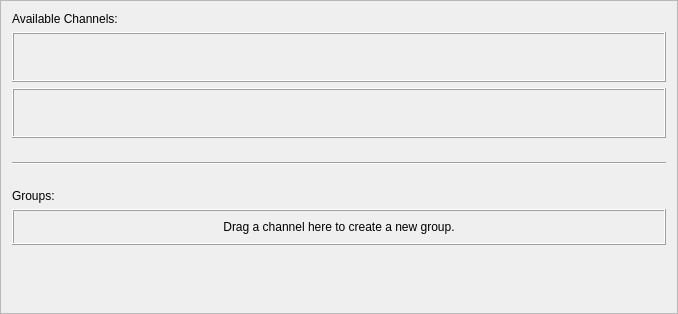
<?xml version="1.0" encoding="UTF-8"?>
<ui version="4.0">
 <class>InputDragWidget</class>
 <widget class="QFrame" name="InputDragWidget">
  <property name="geometry">
   <rect>
    <x>0</x>
    <y>0</y>
    <width>678</width>
    <height>314</height>
   </rect>
  </property>
  <property name="sizePolicy">
   <sizepolicy hsizetype="Preferred" vsizetype="Expanding">
    <horstretch>0</horstretch>
    <verstretch>0</verstretch>
   </sizepolicy>
  </property>
  <property name="maximumSize">
   <size>
    <width>16777215</width>
    <height>16777215</height>
   </size>
  </property>
  <property name="windowTitle">
   <string>Frame</string>
  </property>
  <property name="frameShape">
   <enum>QFrame::StyledPanel</enum>
  </property>
  <property name="frameShadow">
   <enum>QFrame::Raised</enum>
  </property>
  <layout class="QVBoxLayout" name="verticalLayout">
   <item>
    <widget class="QLabel" name="label">
     <property name="text">
      <string>Available Channels:</string>
     </property>
    </widget>
   </item>
   <item>
    <widget class="live_widgets::InputDragListFrame" name="chans_frame_in">
     <property name="minimumSize">
      <size>
       <width>0</width>
       <height>50</height>
      </size>
     </property>
     <property name="frameShape">
      <enum>QFrame::Box</enum>
     </property>
     <property name="frameShadow">
      <enum>QFrame::Raised</enum>
     </property>
    </widget>
   </item>
   <item>
    <widget class="live_widgets::OutputDragListFrame" name="chans_frame_out">
     <property name="sizePolicy">
      <sizepolicy hsizetype="Preferred" vsizetype="Fixed">
       <horstretch>0</horstretch>
       <verstretch>0</verstretch>
      </sizepolicy>
     </property>
     <property name="minimumSize">
      <size>
       <width>0</width>
       <height>50</height>
      </size>
     </property>
     <property name="frameShape">
      <enum>QFrame::Box</enum>
     </property>
     <property name="frameShadow">
      <enum>QFrame::Raised</enum>
     </property>
    </widget>
   </item>
   <item>
    <spacer name="verticalSpacer_3">
     <property name="orientation">
      <enum>Qt::Vertical</enum>
     </property>
     <property name="sizeType">
      <enum>QSizePolicy::Fixed</enum>
     </property>
     <property name="sizeHint" stdset="0">
      <size>
       <width>20</width>
       <height>18</height>
      </size>
     </property>
    </spacer>
   </item>
   <item>
    <widget class="Line" name="line">
     <property name="orientation">
      <enum>Qt::Horizontal</enum>
     </property>
    </widget>
   </item>
   <item>
    <spacer name="verticalSpacer">
     <property name="orientation">
      <enum>Qt::Vertical</enum>
     </property>
     <property name="sizeType">
      <enum>QSizePolicy::Fixed</enum>
     </property>
     <property name="sizeHint" stdset="0">
      <size>
       <width>20</width>
       <height>18</height>
      </size>
     </property>
    </spacer>
   </item>
   <item>
    <widget class="QLabel" name="label_2">
     <property name="text">
      <string>Groups:</string>
     </property>
    </widget>
   </item>
   <item>
    <widget class="live_widgets::SpawnFrame" name="newMapping_frame">
     <property name="frameShape">
      <enum>QFrame::Box</enum>
     </property>
     <property name="frameShadow">
      <enum>QFrame::Raised</enum>
     </property>
     <layout class="QHBoxLayout" name="horizontalLayout_2">
      <item>
       <widget class="QLabel" name="dragHereForNewGroup">
        <property name="sizePolicy">
         <sizepolicy hsizetype="Preferred" vsizetype="Preferred">
          <horstretch>0</horstretch>
          <verstretch>0</verstretch>
         </sizepolicy>
        </property>
        <property name="text">
         <string>&lt;!DOCTYPE HTML PUBLIC &quot;-//W3C//DTD HTML 4.0//EN&quot; &quot;http://www.w3.org/TR/REC-html40/strict.dtd&quot;&gt;
&lt;html&gt;&lt;head&gt;&lt;meta name=&quot;qrichtext&quot; content=&quot;1&quot; /&gt;&lt;style type=&quot;text/css&quot;&gt;
p, li { white-space: pre-wrap; }
&lt;/style&gt;&lt;/head&gt;&lt;body style=&quot; font-family:'Sans Serif'; font-size:9pt; font-weight:400; font-style:normal;&quot;&gt;
&lt;p align=&quot;center&quot; style=&quot; margin-top:0px; margin-bottom:0px; margin-left:0px; margin-right:0px; -qt-block-indent:0; text-indent:0px;&quot;&gt;Drag a channel here to create a new group.&lt;/p&gt;&lt;/body&gt;&lt;/html&gt;</string>
        </property>
       </widget>
      </item>
     </layout>
    </widget>
   </item>
   <item>
    <spacer name="verticalSpacer_2">
     <property name="orientation">
      <enum>Qt::Vertical</enum>
     </property>
     <property name="sizeHint" stdset="0">
      <size>
       <width>20</width>
       <height>0</height>
      </size>
     </property>
    </spacer>
   </item>
  </layout>
 </widget>
 <customwidgets>
  <customwidget>
   <class>live_widgets::InputDragListFrame</class>
   <extends>QFrame</extends>
   <header>live_widgets/draglistframe.h</header>
   <container>1</container>
  </customwidget>
  <customwidget>
   <class>live_widgets::SpawnFrame</class>
   <extends>QFrame</extends>
   <header>live_widgets/iodragwidget.h</header>
   <container>1</container>
  </customwidget>
  <customwidget>
   <class>live_widgets::OutputDragListFrame</class>
   <extends>QFrame</extends>
   <header>live_widgets/draglistframe.h</header>
   <container>1</container>
  </customwidget>
 </customwidgets>
 <resources/>
 <connections/>
</ui>
